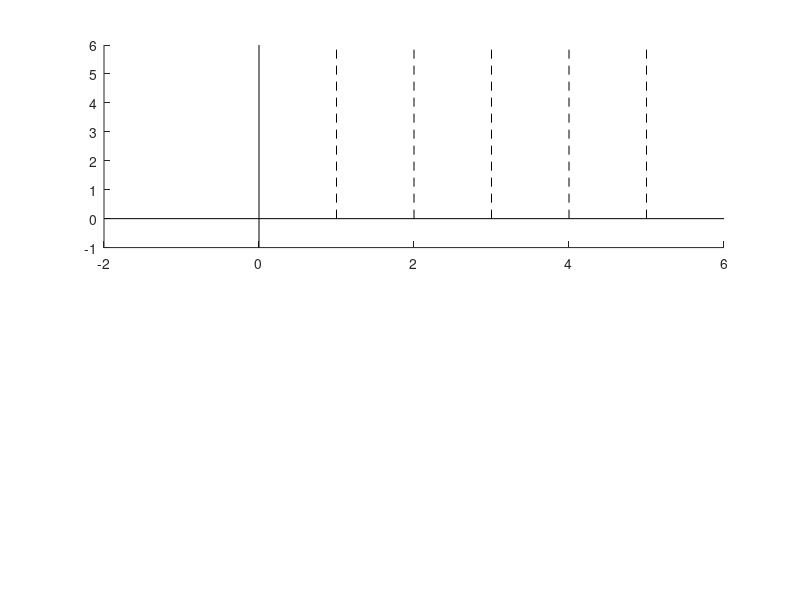

This figure's MATLAB source: (Note: this script raises an error after producing the figure.)
% 《应力波基础》（第二版）P49页
% 阶梯弹性杆中波的反射和透射

subplot(2, 2, [1, 2]);
hold on;
% 绘制坐标轴
plot([0, 0], [-1, 6], "black");
plot([1, 1], [0, 6], "black--");
plot([2, 2], [0, 6], "black--");
plot([3, 3], [0, 6], "black--");
plot([4, 4], [0, 6], "black--");
plot([5, 5], [0, 6], "black--");
plot([-2, 6], [0, 0], "black");

% 绘制行波
plotWaveLine(0, 0, 1);
plotWaveLine(0, 0, -1);

stress = zeros(6, 6); % (0s、1s、...、5s时刻)各区域内的应力大小
strength = zeros(6, 5); % 应力波的改变强度
transmission_right = zeros(1, 5);
reflection_right = zeros(1, 5);
transmission_left = zeros(1, 5);
reflection_left = zeros(1, 5);

% 计算各处的投射/反射系数
for i = 1:5
    k1 = ((7 - i) / (6 - i)) ^ 2;
    k2 = ((6 - i) / (7 - i)) ^ 2;
    transmission_right(i) = (2 * k1) / (1 + k1);
    reflection_right(i) = (1 - k1) / (1 + k1);
    transmission_left(i) = (2 * k2) / (1 + k2);
    reflection_left(i) = (1 - k2) / (1 + k2);
end

% 计算各行波的强度（改变倍数）
strength(1, 1) = -1 * reflection_right(1);
strength(1, 2) = -1 * transmission_right(1);

for i = 2:5

    for j = 1:6

        if mod(i + j, 2) == 1
            % 右行波
            if j == 1
                strength(i, j) = 0;
            else
                strength(i, j) = strength(i - 1, j - 1) * transmission_right(j - 1) + strength(i - 1, j) * reflection_left(j - 1);
            end

        else
            %左行波
            if j == 6
                strength(i, j) = 0;
            else
                strength(i, j) = strength(i - 1, j + 1) * transmission_left(j) + strength(i - 1, j) * reflection_right(j);
            end

        end

    end

end

% 在图中用数字标记行波的强度
for i = 1:5

    for j = 1:6

        if strength(i, j) ~= 0
            text(j - 1.5, i - 0.5, num2str(strength(i, j)), 'FontSize', 9, 'Color', 'r', 'HorizontalAlignment', 'center');
        end

    end

end

% 计算各处的应力(但是题目要求的不是画这个)
for j = 1:6
    stress(1, j) = 0;
end

for i = 2:6

    for j = 1:6
        stress(i, j) = stress(i - 1, j) + strength(i - 1, j);
    end

end

hold off;

subplot(2, 2, 3);
hold on
% 绘制t=3->t=4的波的强度图
plot([0, 0], [-3, 1], "black");
plot([1, 1], [-3, 1], "black--");
plot([2, 2], [-3, 1], "black--");
plot([3, 3], [-3, 1], "black--");
plot([4, 4], [-3, 1], "black--");
plot([5, 5], [-3, 1], "black--");
plot([0, 6], [0, 0], "black");

for i = 2:6
    plot([i - 2, i - 1], [strength(4, i), strength(4, i)], "black", 'LineWidth', 2);
    text(i - 1.5, strength(4, i) + 0.5, num2str(strength(4, i)), 'FontSize', 9, 'Color', 'r', 'HorizontalAlignment', 'center');
end

plot([0, 0], [0, strength(4, 2)], "black", 'LineWidth', 2);
plot([5, 5], [0, strength(4, 6)], "black", 'LineWidth', 2);

for i = 2:5
    plot([i - 1, i - 1], [strength(4, i), strength(4, i + 1)], "black", 'LineWidth', 2);
end

hold off

subplot(2, 2, 4);
hold on
% 绘制t=4->t=5的波的强度图
plot([0, 0], [-4.5, 2], "black");
plot([1, 1], [-4.5, 2], "black--");
plot([2, 2], [-4.5, 2], "black--");
plot([3, 3], [-4.5, 2], "black--");
plot([4, 4], [-4.5, 2], "black--");
plot([5, 5], [-4.5, 2], "black--");
plot([0, 6], [0, 0], "black");

for i = 2:6
    plot([i - 2, i - 1], [strength(5, i), strength(5, i)], "black", 'LineWidth', 2);
    text(i - 1.5, strength(5, i) + 0.5, num2str(strength(5, i)), 'FontSize', 9, 'Color', 'r', 'HorizontalAlignment', 'center');
end

plot([0, 0], [0, strength(5, 2)], "black", 'LineWidth', 2);
plot([5, 5], [0, strength(5, 6)], "black", 'LineWidth', 2);

for i = 2:5
    plot([i - 1, i - 1], [strength(5, i), strength(5, i + 1)], "black", 'LineWidth', 2);
end

hold off

% 传入一个位置和时间，并指明左行波还是右行波，diretion = 1代表右行，diretion = -1代表左行
function plotWaveLine(x, t, diretion)

    % 设置图标的参数
    left_x = 0;
    right_x = 5;
    time_end = 5;
    k = 1; % 斜率，绘制的时候y轴乘上k即可
    lineColor = "blue";

    if diretion == 1

        if x == right_x
            return;
        end

        if t == time_end
            plot([x, x + 0.5], [k * t, k * (t + 0.5)], lineColor);
        else
            plot([x, x + 1], [k * t, k * (t + 1)], lineColor);
            plotWaveLine(x + 1, t + 1, 1);
            plotWaveLine(x + 1, t + 1, -1);
        end

        return;
    else
        % diretion == -1
        if x == left_x
            plot([x, x - 1], [k * t, k * (t + 1)], lineColor);
            return;
        end

        if t == time_end
            plot([x, x - 0.5], [k * t, k * (t + 0.5)], lineColor);
        else
            plot([x, x - 1], [k * t, k * (t + 1)], lineColor);
            plotWaveLine(x - 1, t + 1, 1);
            plotWaveLine(x - 1, t + 1, -1);
        end

        return;
    end

end
